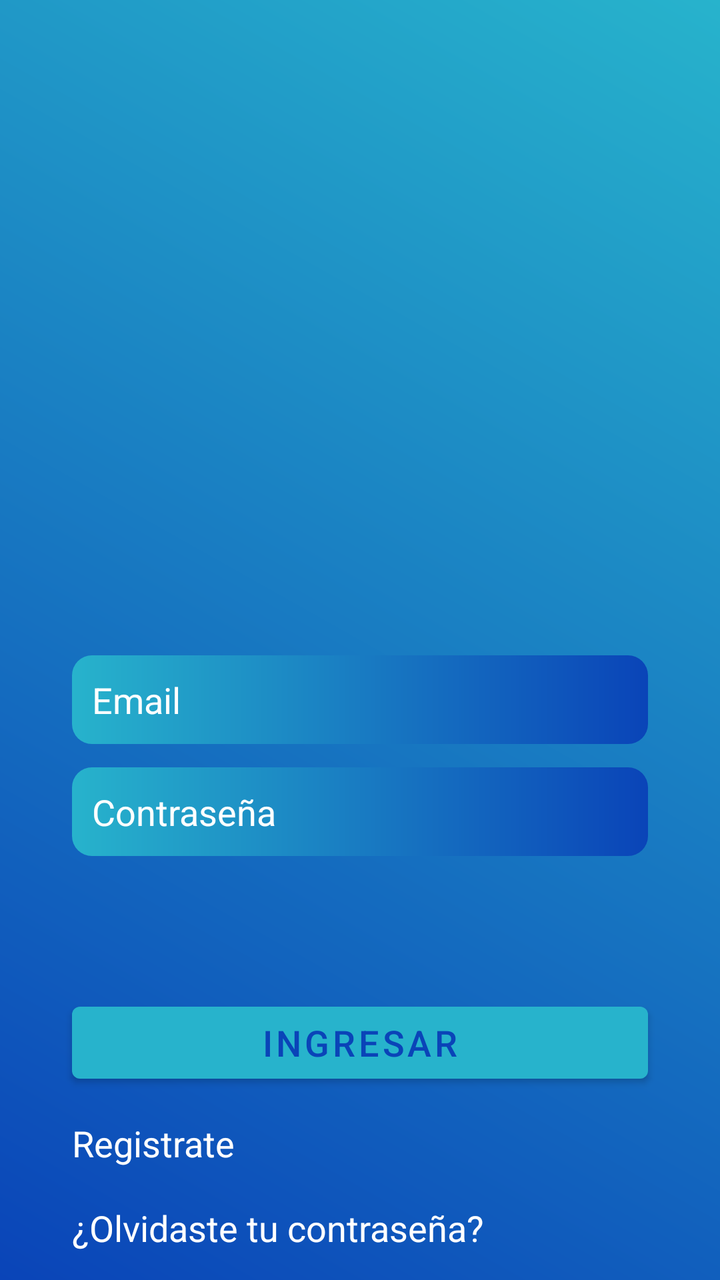
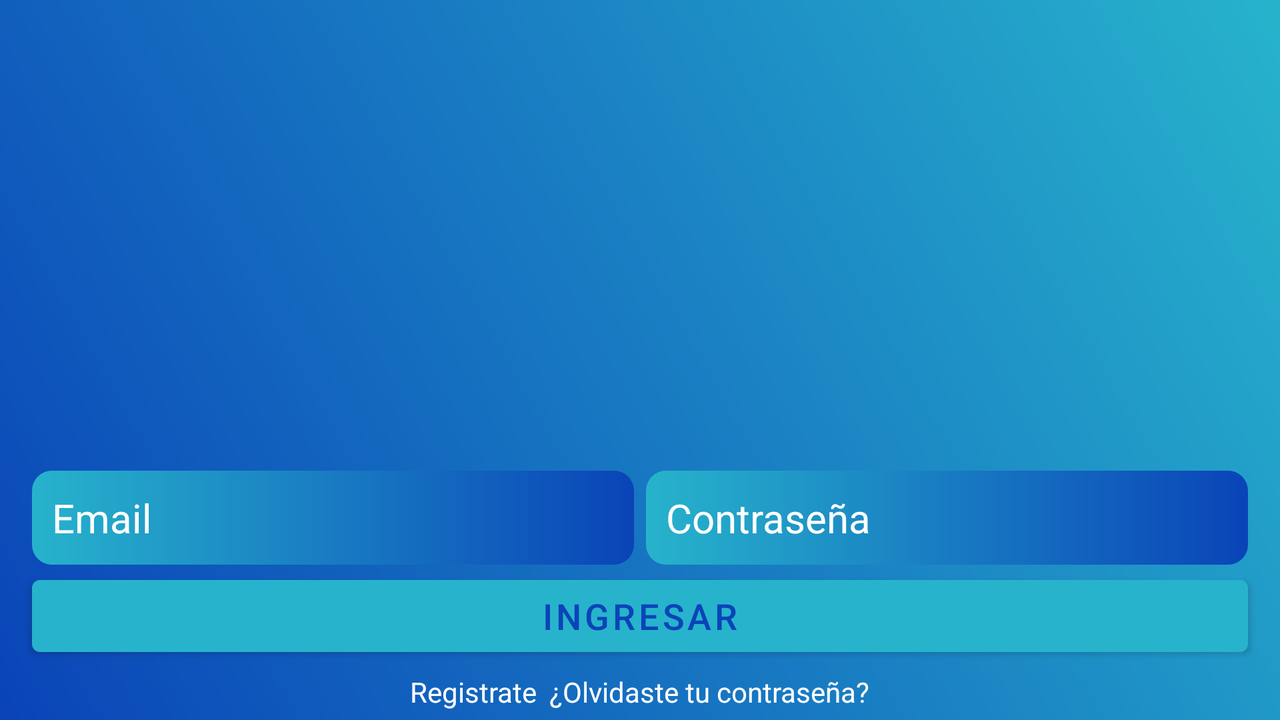

First picture: res/layout/ on a phone held upright. Second picture: the repository's own variant of that layout, on a device whose configuration matches the variant's folder. Source for both follows.
<!-- AndroidManifest.xml: application theme Theme.YoSigo.NoActionBar -->
<!-- res/layout/activity_login_as_service.xml -->
<?xml version="1.0" encoding="utf-8"?>
<androidx.constraintlayout.widget.ConstraintLayout xmlns:android="http://schemas.android.com/apk/res/android"
    xmlns:app="http://schemas.android.com/apk/res-auto"
    xmlns:tools="http://schemas.android.com/tools"
    android:id="@+id/rootConstraint"
    android:layout_width="match_parent"
    android:layout_height="match_parent"
    android:background="@drawable/login_as_service_background"
    tools:context=".view.activities.LoginActivity">

    <androidx.constraintlayout.widget.Guideline
        android:id="@+id/gLineLeft"
        android:layout_width="wrap_content"
        android:layout_height="wrap_content"
        android:orientation="vertical"
        app:layout_constraintGuide_percent="0.1" />

    <androidx.constraintlayout.widget.Guideline
        android:id="@+id/gLineRight"
        android:layout_width="wrap_content"
        android:layout_height="wrap_content"
        android:orientation="vertical"
        app:layout_constraintGuide_percent="0.9" />

    <EditText
        android:id="@+id/txtEmail"
        style="@style/editTextLogin"
        android:layout_width="0dp"
        android:layout_height="wrap_content"
        android:autofillHints="true"
        android:hint="Email"
        android:inputType="textEmailAddress"
        app:layout_constraintBottom_toBottomOf="parent"
        app:layout_constraintEnd_toEndOf="@id/gLineRight"
        app:layout_constraintStart_toStartOf="@id/gLineLeft"
        app:layout_constraintTop_toTopOf="parent"
        app:layout_constraintVertical_bias="0.55"/>

    <EditText
        android:id="@+id/txtPasswd"
        style="@style/editTextLogin"
        android:layout_width="0dp"
        android:layout_height="wrap_content"
        android:layout_marginTop="5dp"
        android:autofillHints="true"
        android:hint="Contraseña"
        android:inputType="textPassword"
        app:layout_constraintEnd_toEndOf="@id/gLineRight"
        app:layout_constraintStart_toStartOf="@id/gLineLeft"
        app:layout_constraintTop_toBottomOf="@id/txtEmail"
        app:layout_constraintVertical_bias="0.03"
        app:layout_constraintBottom_toBottomOf="parent"/>

    <com.github.ybq.android.spinkit.SpinKitView
        android:id="@+id/spinkitLoading"
        android:layout_width="wrap_content"
        android:layout_height="wrap_content"
        android:visibility="gone"
        app:SpinKit_Color="@color/white"
        app:SpinKit_Style="ThreeBounce"
        app:layout_constraintBottom_toTopOf="@id/btnLogin"
        app:layout_constraintEnd_toEndOf="@id/txtPasswd"
        app:layout_constraintStart_toStartOf="@id/txtPasswd"
        app:layout_constraintTop_toBottomOf="@id/txtPasswd" />

    <Button
        android:id="@+id/btnLogin"
        android:layout_width="0dp"
        android:layout_height="wrap_content"
        android:text="Ingresar"
        android:textSize="18sp"
        app:layout_constraintBottom_toBottomOf="parent"
        app:layout_constraintEnd_toStartOf="@+id/gLineRight"
        app:layout_constraintStart_toStartOf="@+id/gLineLeft"
        app:layout_constraintTop_toTopOf="parent"
        app:layout_constraintVertical_bias="0.84"
        tools:ignore="TextContrastCheck" />

    <TextView
        android:id="@+id/txtRegisterLink"
        android:layout_width="wrap_content"
        android:layout_height="wrap_content"
        android:text="Registrate"
        android:textColor="@color/white"
        android:textSize="18sp"
        app:layout_constraintBottom_toBottomOf="parent"
        app:layout_constraintStart_toStartOf="@id/btnLogin"
        app:layout_constraintTop_toBottomOf="@id/btnLogin"
        app:layout_constraintVertical_bias="0.2" />

    <TextView
        android:id="@+id/txtForgetPasswdLink"
        android:layout_width="wrap_content"
        android:layout_height="wrap_content"
        android:text="¿Olvidaste tu contraseña?"
        android:textColor="@color/white"
        android:textSize="18sp"
        app:layout_constraintBottom_toBottomOf="parent"
        app:layout_constraintStart_toStartOf="@id/btnLogin"
        app:layout_constraintTop_toBottomOf="@id/btnLogin"
        app:layout_constraintVertical_bias="0.8" />
</androidx.constraintlayout.widget.ConstraintLayout>
<!-- resources referenced by this layout -->
<resources>
  <color name="white">#FFFFFFFF</color>
  <!-- drawable login_as_service_background (drawable) -->
  <?xml version="1.0" encoding="utf-8"?>
  <shape xmlns:android="http://schemas.android.com/apk/res/android"
      android:shape="rectangle">
      <gradient
          android:angle="45"
          android:endColor="@color/primary"
          android:startColor="@color/secondary" />
  </shape>
  <style name="editTextLogin" parent="@style/Widget.AppCompat.EditText">
          <item name="android:background">@drawable/edit_text_login</item>
          <item name="android:padding">@dimen/editText_TextPadding</item>
          <item name="android:textColor">@color/white</item>
          <item name="android:textColorHint">@color/white</item>
          <item name="android:drawablePadding">3dp</item>
          <item name="android:textSize">@dimen/editText_TextSize</item>
      </style>
  <style name="Theme.YoSigo.NoActionBar">
          <item name="windowActionBar">false</item>
          <item name="windowNoTitle">true</item>
  
      </style>
  <color name="primary">#27B3CC</color>
  <color name="secondary">#0A44B8</color>
  <!-- drawable edit_text_login (drawable) -->
  <?xml version="1.0" encoding="utf-8"?>
  <shape android:shape="rectangle" xmlns:android="http://schemas.android.com/apk/res/android">
  
  
      <corners android:radius="10dp"/>
  
      <gradient android:startColor="@color/primary"
          android:endColor="@color/secondary"/>
  </shape>
  <dimen name="editText_TextPadding">10sp</dimen>
  <dimen name="editText_TextSize">18sp</dimen>
</resources>
<!-- res/layout-land/activity_login_as_service.xml (the repository's variant of the layout above) -->
<!-- drawn on the phone turned sideways -->
<?xml version="1.0" encoding="utf-8"?>
<androidx.constraintlayout.widget.ConstraintLayout xmlns:android="http://schemas.android.com/apk/res/android"
    xmlns:app="http://schemas.android.com/apk/res-auto"
    xmlns:tools="http://schemas.android.com/tools"
    android:id="@+id/rootConstraint"
    android:layout_width="match_parent"
    android:layout_height="match_parent"
    android:background="@drawable/login_as_service_background"
    tools:context=".view.activities.LoginActivity">

    <androidx.constraintlayout.widget.Guideline
        android:id="@+id/gLineLeft"
        android:layout_width="wrap_content"
        android:layout_height="wrap_content"
        android:orientation="vertical"
        app:layout_constraintGuide_percent="0.025" />

    <androidx.constraintlayout.widget.Guideline
        android:id="@+id/gLineRight"
        android:layout_width="wrap_content"
        android:layout_height="wrap_content"
        android:orientation="vertical"
        app:layout_constraintGuide_percent="0.975" />

    <androidx.constraintlayout.widget.Guideline
        android:id="@+id/gLineCenterVertical"
        android:layout_width="wrap_content"
        android:layout_height="wrap_content"
        android:orientation="vertical"
        app:layout_constraintGuide_percent="0.5" />

    <androidx.constraintlayout.widget.Guideline
        android:id="@+id/gLineCenterHorizontal"
        android:layout_width="wrap_content"
        android:layout_height="wrap_content"
        android:orientation="horizontal"
        app:layout_constraintGuide_percent="0.6" />


        <EditText
            android:id="@+id/txtEmail"
            android:drawableStart="@drawable/ic_twotone_email_24"
            style="@style/editTextLogin"
            android:layout_width="0dp"
            android:layout_height="wrap_content"
            android:autofillHints="true"
            android:hint="Email"
            app:layout_constraintStart_toStartOf="@id/gLineLeft"
            app:layout_constraintEnd_toEndOf="@id/gLineCenterVertical"
            app:layout_constraintVertical_bias="0.2"
            app:layout_constraintBottom_toBottomOf="parent"
            android:layout_marginEnd="3dp"
            app:layout_constraintTop_toTopOf="@id/gLineCenterHorizontal"
            android:inputType="textEmailAddress" />

        <EditText
            android:id="@+id/txtPasswd"
            android:drawableStart="@drawable/ic_twotone_vpn_key_24"
            style="@style/editTextLogin"
            android:layout_width="0dp"
            android:layout_height="wrap_content"
            android:layout_marginStart="3dp"
            app:layout_constraintStart_toStartOf="@id/gLineCenterVertical"
            app:layout_constraintEnd_toEndOf="@id/gLineRight"
            app:layout_constraintVertical_bias="0.2"
            app:layout_constraintBottom_toBottomOf="parent"
            app:layout_constraintTop_toTopOf="@id/gLineCenterHorizontal"
            android:autofillHints="true"
            android:hint="Contraseña"
            android:inputType="textPassword" />



    <com.github.ybq.android.spinkit.SpinKitView
        android:id="@+id/spinkitLoading"
        android:layout_width="wrap_content"
        android:layout_height="wrap_content"
        android:visibility="gone"
        app:SpinKit_Color="@color/white"
        app:SpinKit_Style="ThreeBounce"
       app:layout_constraintTop_toTopOf="parent"
        app:layout_constraintStart_toStartOf="parent"
        app:layout_constraintEnd_toEndOf="parent"
        app:layout_constraintBottom_toBottomOf="@id/gLineCenterHorizontal"/>

    <Button
        android:id="@+id/btnLogin"
        android:layout_width="0dp"
        android:layout_height="wrap_content"
        android:text="Ingresar"
        android:textSize="18sp"
        app:layout_constraintStart_toStartOf="@id/gLineLeft"
        app:layout_constraintEnd_toEndOf="@id/gLineRight"
        app:layout_constraintBottom_toTopOf="@+id/llayout2"
        app:layout_constraintTop_toBottomOf="@+id/txtEmail"
        tools:ignore="TextContrastCheck" />

    <androidx.constraintlayout.widget.Guideline
        android:id="@+id/glineRegisterLink"
        android:layout_width="wrap_content"
        android:layout_height="wrap_content"
        android:orientation="vertical"
        app:layout_constraintGuide_percent="0.33" />

    <androidx.constraintlayout.widget.Guideline
        android:id="@+id/glineForgetPasswdLink"
        android:layout_width="wrap_content"
        android:layout_height="wrap_content"
        android:orientation="vertical"
        app:layout_constraintGuide_percent="0.63" />

    <LinearLayout
        android:id="@+id/llayout2"
        android:gravity="center_horizontal"
        android:layout_width="match_parent"
        android:layout_height="wrap_content"
        android:orientation="horizontal"
        app:layout_constraintBottom_toBottomOf="parent"
        app:layout_constraintTop_toBottomOf="@+id/btnLogin">

        <TextView
            android:id="@+id/txtRegisterLink"
            android:layout_width="wrap_content"
            android:layout_height="25dp"
            android:gravity="center_vertical"
            android:text="Registrate"
            android:layout_marginEnd="3dp"
            android:textColor="@color/white"
            app:autoSizeMaxTextSize="100sp"
            app:autoSizeMinTextSize="10sp"
            app:autoSizeStepGranularity="2sp"
            app:autoSizeTextType="uniform" />

        <TextView
            android:id="@+id/txtForgetPasswdLink"
            android:layout_width="wrap_content"
            android:layout_height="25dp"
            android:gravity="center_vertical"
            android:layout_marginStart="3dp"
            android:text="¿Olvidaste tu contraseña?"
            android:textColor="@color/white"
            app:autoSizeMaxTextSize="100sp"
            app:autoSizeMinTextSize="10sp"
            app:autoSizeStepGranularity="2sp"
            app:autoSizeTextType="uniform" />
    </LinearLayout>

</androidx.constraintlayout.widget.ConstraintLayout>
<!-- resources referenced by the variant -->
<!-- as the phone turned sideways resolves them -->
<resources>
  <color name="white">#FFFFFFFF</color>
  <!-- drawable login_as_service_background (drawable) -->
  <?xml version="1.0" encoding="utf-8"?>
  <shape xmlns:android="http://schemas.android.com/apk/res/android"
      android:shape="rectangle">
      <gradient
          android:angle="45"
          android:endColor="@color/primary"
          android:startColor="@color/secondary" />
  </shape>
  <style name="editTextLogin" parent="@style/Widget.AppCompat.EditText">
          <item name="android:background">@drawable/edit_text_login</item>
          <item name="android:padding">@dimen/editText_TextPadding</item>
          <item name="android:textColor">@color/white</item>
          <item name="android:textColorHint">@color/white</item>
          <item name="android:drawablePadding">3dp</item>
          <item name="android:textSize">@dimen/editText_TextSize</item>
      </style>
  <style name="Theme.YoSigo.NoActionBar">
          <item name="windowActionBar">false</item>
          <item name="windowNoTitle">true</item>
  
      </style>
  <color name="primary">#27B3CC</color>
  <color name="secondary">#0A44B8</color>
  <!-- drawable edit_text_login (drawable) -->
  <?xml version="1.0" encoding="utf-8"?>
  <shape android:shape="rectangle" xmlns:android="http://schemas.android.com/apk/res/android">
  
  
      <corners android:radius="10dp"/>
  
      <gradient android:startColor="@color/primary"
          android:endColor="@color/secondary"/>
  </shape>
  <!-- from res/values-w600dp/ -->
  <dimen name="editText_TextPadding">10sp</dimen>
  <!-- from res/values-w600dp/ -->
  <dimen name="editText_TextSize">20sp</dimen>
</resources>
